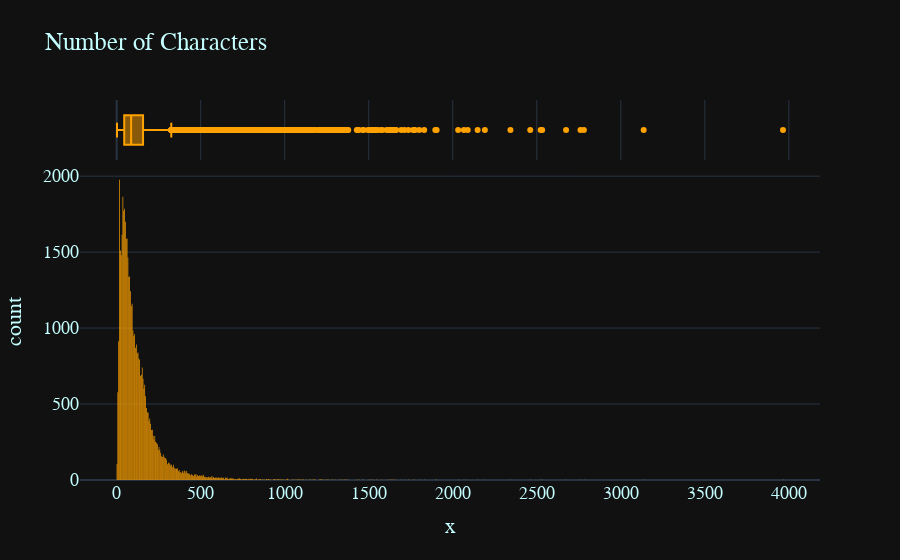

The notebook cell this image was saved under:
### Code cell
fig = px.histogram(
    train,
    x=train["text"].str.len(),
    marginal="box",
    title="Number of Characters",
    color_discrete_sequence=["#FFA200"]
)
fig.update_layout(bargap=0.2)
fig.update_layout(template="plotly_dark", font=dict(
    family="PT Sans", size=18, color="#C4FEFF"))
fig.show()

### Figure 1 — Plotly figure (JSON) as saved in the notebook; plotly's stock layout.template omitted (floating-point values rounded to 4 significant figures; data arrays with more than 128 entries replaced by an {"elided": "..."} marker saying what was removed)
{"data": [{"alignmentgroup": "True", "bingroup": "x", "hovertemplate": "x=%{x}<br>count=%{y}<extra></extra>", "legendgroup": "", "marker": {"color": "#FFA200", "pattern": {"shape": ""}}, "name": "", "offsetgroup": "", "orientation": "v", "showlegend": false, "type": "histogram", "x": {"elided": "48665 int values"}, "xaxis": "x", "yaxis": "y"}, {"alignmentgroup": "True", "hovertemplate": "x=%{x}<extra></extra>", "legendgroup": "", "marker": {"color": "#FFA200"}, "name": "", "notched": true, "offsetgroup": "", "showlegend": false, "type": "box", "x": {"elided": "48665 int values"}, "xaxis": "x2", "yaxis": "y2"}], "layout": {"bargap": 0.2, "barmode": "relative", "font": {"color": "#C4FEFF", "family": "PT Sans", "size": 18}, "legend": {"tracegroupgap": 0}, "title": {"text": "Number of Characters"}, "xaxis": {"anchor": "y", "domain": [0, 1], "title": {"text": "x"}}, "xaxis2": {"anchor": "y2", "domain": [0, 1], "matches": "x", "showgrid": true, "showticklabels": false}, "yaxis": {"anchor": "x", "domain": [0, 0.8316], "title": {"text": "count"}}, "yaxis2": {"anchor": "x2", "domain": [0.8416, 1], "matches": "y2", "showgrid": false, "showline": false, "showticklabels": false, "ticks": ""}}}
